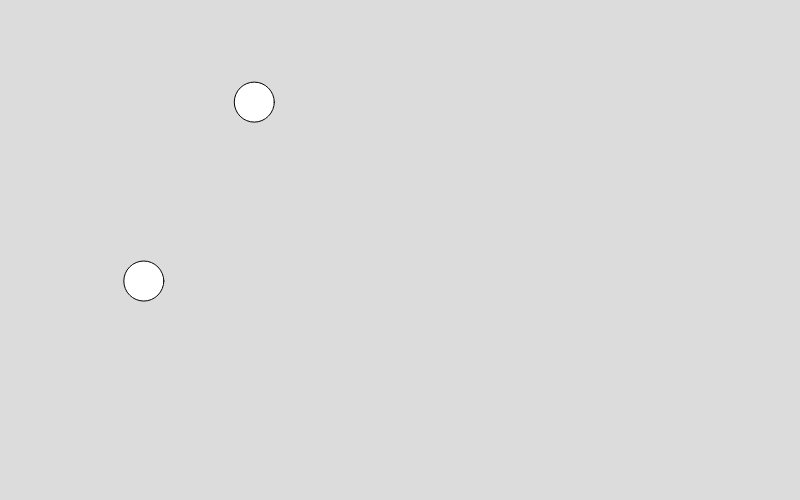
Frame 1 (no input)
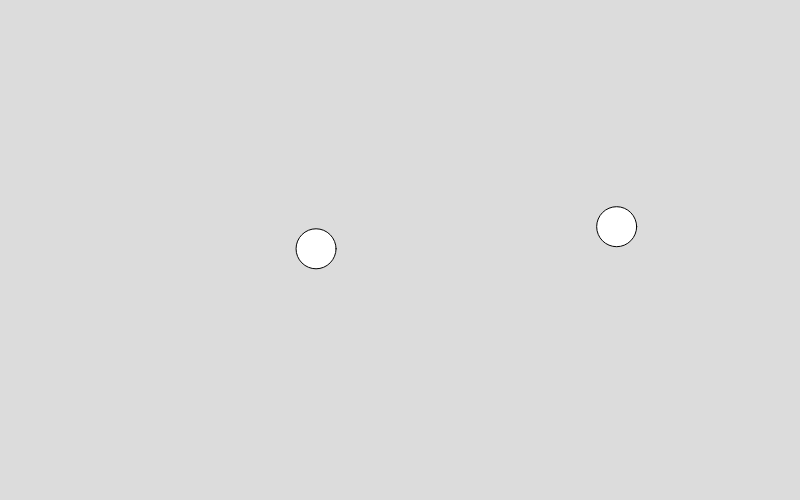
Frame 60 (no input)
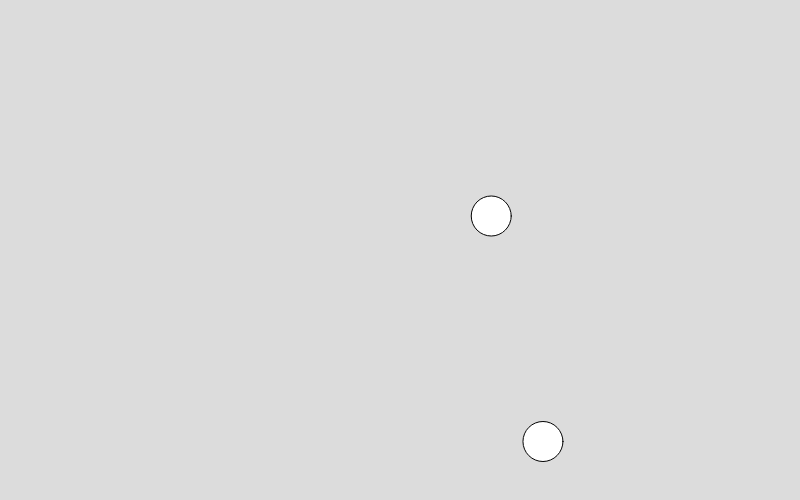
Frame 120 (the mouse pressed at the canvas centre since frame 60)

The p5.js sketch that drew these frames (run headless with seeded random() and noise() and a simulated clock; from frame 60 on, the mouse is pressed at the canvas centre):

// p5.js sketch
// ── sketch.js
var ballA;
var ballB;

//setting r = 100 doesn't work: why?
var r = 40;
var speedx = 5;
var speedy = 4;
var dirx = 1;
var diry = 1;

function setup() {
    createCanvas(800, 500);
    background(220);
    ballA = new Ball();
    ballB = new Ball();
    
}

function draw(){
    background(220);
    
    boundaryCheck(ballA);
    boundaryCheck(ballB);
    collisionCheck(ballA, ballB);
    
    ballA.move();
    ballB.move();
    
}


function Ball(){
    this.position = createVector(r + random(300), r + random(300));
    this.speed = random(10);
    this.dir = p5.Vector.random2D();
    
    this.move = function(){
        this.position.x = this.position.x+this.speed*this.dir.x;
        this.position.y = this.position.y+this.speed*this.dir.y;
    }
}

function boundaryCheck(ball){
    if (ball.position.x > 800-r | ball.position.x < 0 + r){
        ball.dir.x *= -1;
    }
    if (ball.position.y > 500-r | ball.position.y < 0 + r){
        ball.dir.y *= -1;
    }
    ellipse(ball.position.x,ball.position.y,r,r);
}

function collisionCheck(b1, b2){
    var dist = b1.position.dist(b2.position);
    if(dist <= 2*r){
        fill(100 + dist);
        ellipse(b1.position.x,b1.position.y,r,r);
        ellipse(b2.position.x,b2.position.y,r,r);
    } else {
        fill(255);
    }
}
